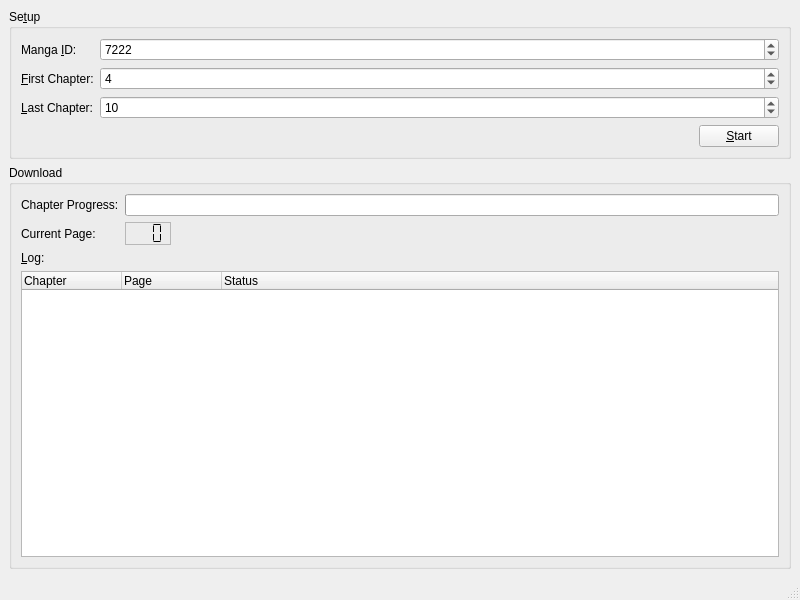
<?xml version="1.0" encoding="UTF-8"?>
<ui version="4.0">
 <class>MainWindow</class>
 <widget class="QMainWindow" name="MainWindow">
  <property name="geometry">
   <rect>
    <x>0</x>
    <y>0</y>
    <width>800</width>
    <height>600</height>
   </rect>
  </property>
  <property name="windowTitle">
   <string>MainWindow</string>
  </property>
  <widget class="QWidget" name="centralwidget">
   <layout class="QVBoxLayout" name="verticalLayout" stretch="0,1">
    <item>
     <widget class="QGroupBox" name="groupBox">
      <property name="title">
       <string>Se&amp;tup</string>
      </property>
      <layout class="QFormLayout" name="formLayout">
       <item row="0" column="0">
        <widget class="QLabel" name="mangaIDLabel">
         <property name="text">
          <string>Manga &amp;ID:</string>
         </property>
         <property name="buddy">
          <cstring>mangaIDSpinBox</cstring>
         </property>
        </widget>
       </item>
       <item row="0" column="1">
        <widget class="QSpinBox" name="mangaIDSpinBox">
         <property name="maximum">
          <number>2147483647</number>
         </property>
         <property name="value">
          <number>7222</number>
         </property>
        </widget>
       </item>
       <item row="1" column="0">
        <widget class="QLabel" name="firstChapterLabel">
         <property name="text">
          <string>&amp;First Chapter:</string>
         </property>
         <property name="buddy">
          <cstring>firstChapterSpinBox</cstring>
         </property>
        </widget>
       </item>
       <item row="1" column="1">
        <widget class="QSpinBox" name="firstChapterSpinBox">
         <property name="minimum">
          <number>1</number>
         </property>
         <property name="maximum">
          <number>9999</number>
         </property>
         <property name="value">
          <number>4</number>
         </property>
        </widget>
       </item>
       <item row="2" column="0">
        <widget class="QLabel" name="lastChapterLabel">
         <property name="text">
          <string>&amp;Last Chapter:</string>
         </property>
         <property name="buddy">
          <cstring>lastChapterSpinBox</cstring>
         </property>
        </widget>
       </item>
       <item row="2" column="1">
        <widget class="QSpinBox" name="lastChapterSpinBox">
         <property name="minimum">
          <number>1</number>
         </property>
         <property name="maximum">
          <number>9999</number>
         </property>
         <property name="value">
          <number>10</number>
         </property>
        </widget>
       </item>
       <item row="3" column="1">
        <layout class="QHBoxLayout" name="horizontalLayout">
         <item>
          <spacer name="horizontalSpacer">
           <property name="orientation">
            <enum>Qt::Horizontal</enum>
           </property>
           <property name="sizeHint" stdset="0">
            <size>
             <width>40</width>
             <height>20</height>
            </size>
           </property>
          </spacer>
         </item>
         <item>
          <widget class="QPushButton" name="startButton">
           <property name="text">
            <string>&amp;Start</string>
           </property>
          </widget>
         </item>
        </layout>
       </item>
      </layout>
     </widget>
    </item>
    <item>
     <widget class="QGroupBox" name="groupBox_2">
      <property name="title">
       <string>Download</string>
      </property>
      <layout class="QVBoxLayout" name="verticalLayout_2">
       <item>
        <layout class="QFormLayout" name="formLayout_2">
         <item row="0" column="0">
          <widget class="QLabel" name="label">
           <property name="text">
            <string>Chapter Progress:</string>
           </property>
          </widget>
         </item>
         <item row="0" column="1">
          <widget class="QProgressBar" name="progressBar">
           <property name="format">
            <string>%p% (Chapter %v)</string>
           </property>
          </widget>
         </item>
         <item row="1" column="0">
          <widget class="QLabel" name="currentPageLabel">
           <property name="text">
            <string>Current Page:</string>
           </property>
          </widget>
         </item>
         <item row="1" column="1">
          <layout class="QHBoxLayout" name="horizontalLayout_2">
           <item>
            <widget class="QLCDNumber" name="lcdNumber">
             <property name="frameShape">
              <enum>QFrame::StyledPanel</enum>
             </property>
             <property name="digitCount">
              <number>3</number>
             </property>
             <property name="segmentStyle">
              <enum>QLCDNumber::Flat</enum>
             </property>
            </widget>
           </item>
           <item>
            <spacer name="horizontalSpacer_2">
             <property name="orientation">
              <enum>Qt::Horizontal</enum>
             </property>
             <property name="sizeHint" stdset="0">
              <size>
               <width>40</width>
               <height>20</height>
              </size>
             </property>
            </spacer>
           </item>
          </layout>
         </item>
        </layout>
       </item>
       <item>
        <widget class="QLabel" name="label_2">
         <property name="text">
          <string>&amp;Log:</string>
         </property>
         <property name="buddy">
          <cstring>treeWidget</cstring>
         </property>
        </widget>
       </item>
       <item>
        <widget class="QTreeWidget" name="treeWidget">
         <property name="editTriggers">
          <set>QAbstractItemView::NoEditTriggers</set>
         </property>
         <property name="tabKeyNavigation">
          <bool>true</bool>
         </property>
         <property name="alternatingRowColors">
          <bool>true</bool>
         </property>
         <property name="rootIsDecorated">
          <bool>false</bool>
         </property>
         <property name="itemsExpandable">
          <bool>false</bool>
         </property>
         <property name="animated">
          <bool>true</bool>
         </property>
         <property name="expandsOnDoubleClick">
          <bool>false</bool>
         </property>
         <column>
          <property name="text">
           <string>Chapter</string>
          </property>
         </column>
         <column>
          <property name="text">
           <string>Page</string>
          </property>
         </column>
         <column>
          <property name="text">
           <string>Status</string>
          </property>
         </column>
        </widget>
       </item>
      </layout>
     </widget>
    </item>
   </layout>
  </widget>
  <widget class="QMenuBar" name="menubar">
   <property name="geometry">
    <rect>
     <x>0</x>
     <y>0</y>
     <width>800</width>
     <height>23</height>
    </rect>
   </property>
  </widget>
  <widget class="QStatusBar" name="statusbar"/>
 </widget>
 <resources/>
 <connections/>
</ui>
